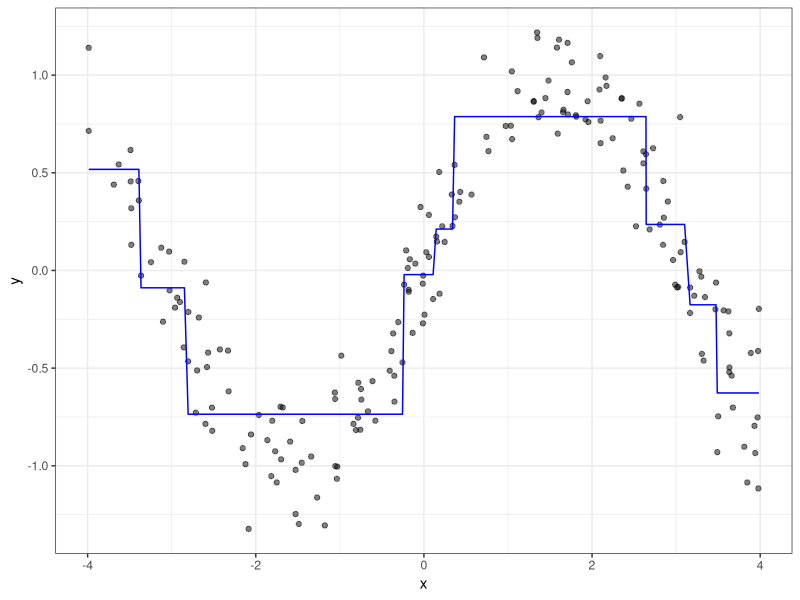

Generate this figure with R: (Note: this script raises an error after producing the figure.)
set.seed(1988)

library(party)
library(ggplot2)
library(reshape2)
library(stringr)

n <- 200
x <- runif(n, -4, 4)
y <- sin(x) + rnorm(n, 0, 0.2)
df <- data.frame(x, y)
object <- party:::ctreedpp(y ~ x, df)

fit_tree <- ctree(y ~ x, df)
df$tree <- as.numeric(predict(fit_tree))

p <- ggplot(df, aes(x, y))
p <- p + geom_point(alpha = .5)
p <- p + geom_line(aes(x, tree), colour = "blue")
p <- p + theme_bw()
ggsave("cart_approximation.png", p, width = 8, height = 4)

fit_forest <- cforest(y ~ x, df, control = cforest_unbiased(mtry = 1))
df <- sapply(fit_forest@ensemble, function(x)
    unlist(party:::R_getpredictions(x, party:::R_get_nodeID(x, object@inputs, 0))))
df <- as.data.frame(df[, sample(1:ncol(df), 25)])
df$obs <- 1:nrow(df)
df <- melt(df, id.vars = "obs")
df$x <- x
df$y <- y
df$forest <- as.numeric(predict(fit_forest))

p <- ggplot(df, aes(x, y, group = variable))
p <- p + geom_point()
p <- p + geom_line(aes(x, forest), colour = "red")
p <- p + geom_line(aes(x, value), alpha = .15, colour = "blue")
p <- p + theme_bw()
ggsave("forest_approximation.png", p, width = 8, height = 4)
